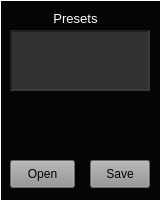
  <widget class="CustomFrame" name="frame_MSOsynth_Presetes">
   <property name="geometry">
    <rect>
     <x>240</x>
     <y>5</y>
     <width>161</width>
     <height>201</height>
    </rect>
   </property>
   <property name="styleSheet">
    <string notr="true">color: rgb(255, 255, 255);
background-color: rgb(5, 5, 5);</string>
   </property>
   <property name="frameShape">
    <enum>QFrame::Panel</enum>
   </property>
   <property name="frameShadow">
    <enum>QFrame::Plain</enum>
   </property>
   <property name="midLineWidth">
    <number>1</number>
   </property>
   <widget class="CustomButton" name="pushButton_MSOsynth_PresetSave">
    <property name="geometry">
     <rect>
      <x>90</x>
      <y>160</y>
      <width>60</width>
      <height>28</height>
     </rect>
    </property>
    <property name="styleSheet">
     <string notr="true">background-color: rgb(148, 148, 148);
color: rgb(0, 0, 0);</string>
    </property>
    <property name="text">
     <string>Save</string>
    </property>
   </widget>
   <widget class="CustomButton" name="pushButton_MSOsynth_PresetOpen">
    <property name="geometry">
     <rect>
      <x>10</x>
      <y>160</y>
      <width>65</width>
      <height>28</height>
     </rect>
    </property>
    <property name="styleSheet">
     <string notr="true">background-color: rgb(148, 148, 148);
color: rgb(0, 0, 0);</string>
    </property>
    <property name="text">
     <string>Open</string>
    </property>
   </widget>
   <widget class="QTextEdit" name="textEdit_MSOsynth_PresetText">
    <property name="geometry">
     <rect>
      <x>10</x>
      <y>30</y>
      <width>140</width>
      <height>61</height>
     </rect>
    </property>
    <property name="focusPolicy">
     <enum>Qt::NoFocus</enum>
    </property>
    <property name="styleSheet">
     <string notr="true">background-color: rgb(50,50,50);</string>
    </property>
    <property name="frameShape">
     <enum>QFrame::Panel</enum>
    </property>
    <property name="lineWidth">
     <number>2</number>
    </property>
    <property name="midLineWidth">
     <number>2</number>
    </property>
    <property name="readOnly">
     <bool>true</bool>
    </property>
   </widget>
   <widget class="QLabel" name="label_7">
    <property name="geometry">
     <rect>
      <x>30</x>
      <y>10</y>
      <width>91</width>
      <height>16</height>
     </rect>
    </property>
    <property name="font">
     <font>
      <pointsize>10</pointsize>
     </font>
    </property>
    <property name="styleSheet">
     <string notr="true">color: rgb(255, 255, 255);</string>
    </property>
    <property name="text">
     <string>Presets</string>
    </property>
    <property name="alignment">
     <set>Qt::AlignCenter</set>
    </property>
   </widget>
  </widget>
